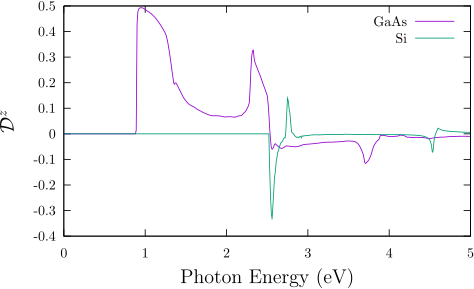

gnuplot code for this plot:
set terminal mp color dashed latex 11

set xlabel "{\\Large Photon Energy (eV)}"

set xrange [0:5]

f=0.08987

# set key bottom right
set ylabel '\Large ${\cal D}^z$' 

set output "si_gaas-Dz.mp"
p '<paste gaas-res/zeta.kk_xyz_5216_15-spin_scissor_0_Nc_24 gaas-res/chi1.kk_xx_yy_zz_5216_15-spin_scissor_0_Nc_24' u 1:(f*$2/($5+.0001)) w l t 'GaAs',\
  '<paste si-res/zeta.kk_xyz_5216_15-spin_scissor_0_Nc_24 si-res/chi1.kk_xx_yy_zz_5216_15-spin_scissor_0_Nc_24' u 1:(f*$2/($5+.0001)) w l t 'Si'
